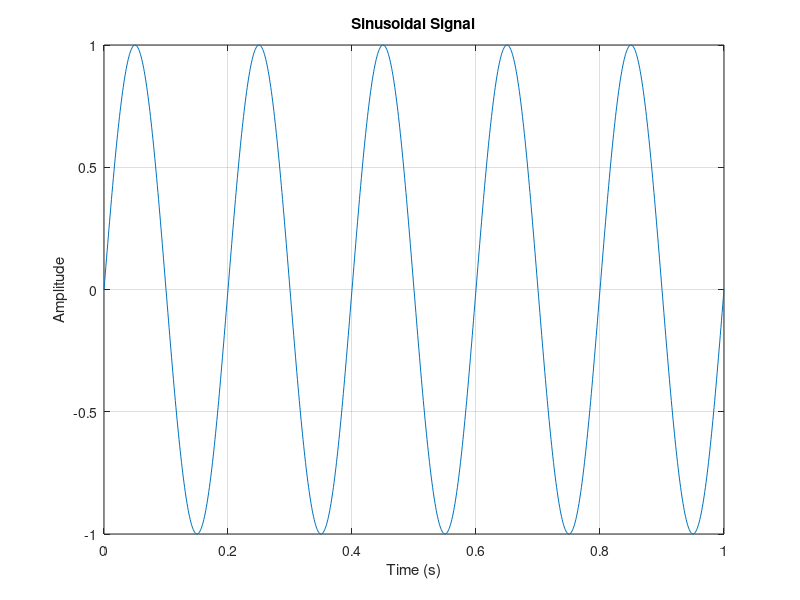
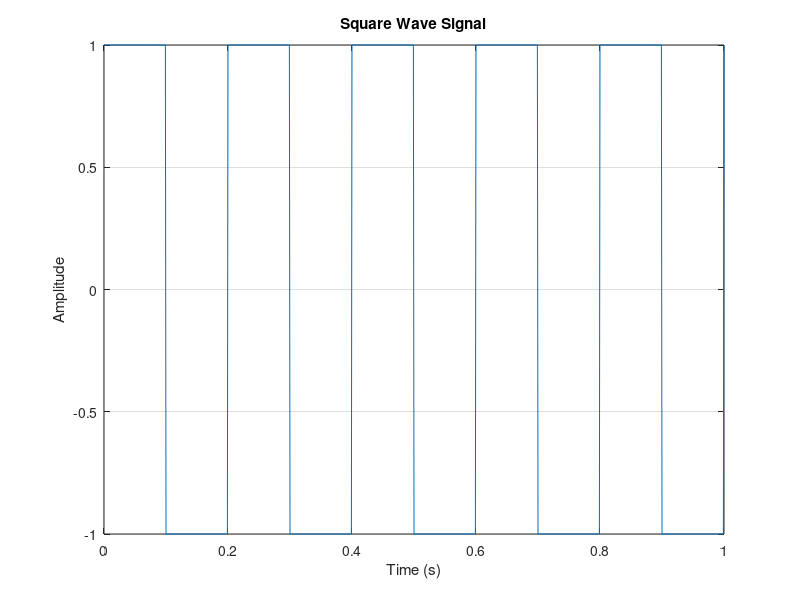
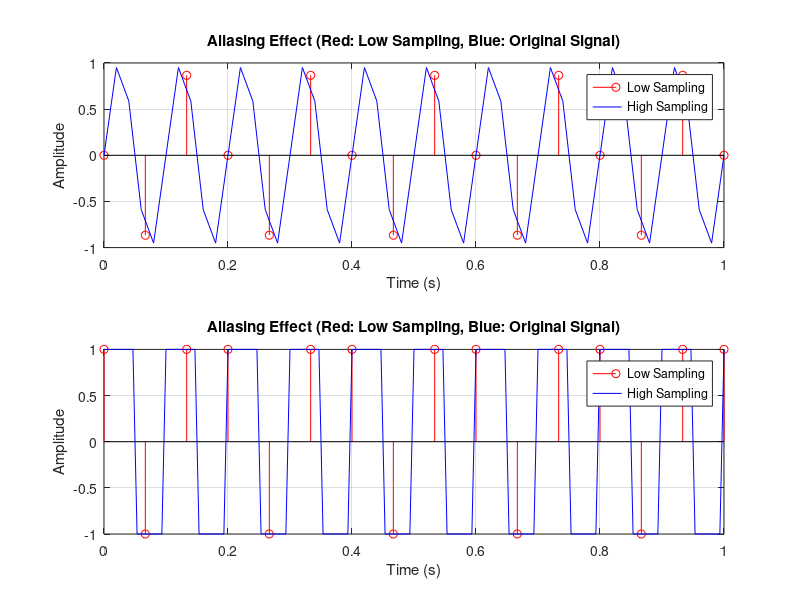
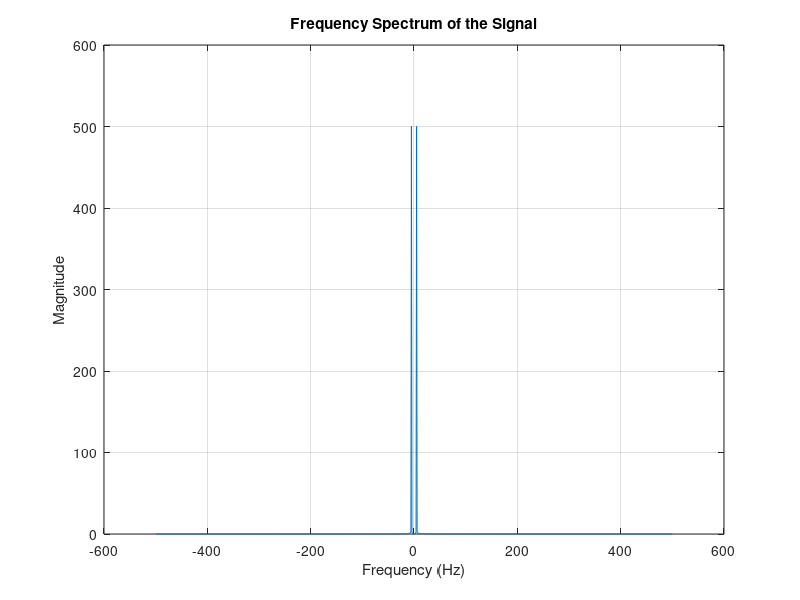

Reproduce these figures in MATLAB, in order.
fs = 1000; 
t = 0:1/fs:1; % Time vector 
f = 5; % Signal frequency 
x = sin(2*pi*f*t); 

figure;
plot(t, x);
xlabel('Time (s)');
ylabel('Amplitude');
title('Sinusoidal Signal');
grid on;

f = 5; % Frequency of the square wave
sq_wave = square(2 * pi * f * t);

figure;
plot(t, sq_wave);
xlabel('Time (s)');
ylabel('Amplitude');
title('Square Wave Signal');
grid on;

%2 Samplig and Aliasing
f_signal = 10; 
fs_low = 15; % Low sampling rate 
fs_high = 50; % High sampling rate

t_low = 0:1/fs_low:1;
t_high = 0:1/fs_high:1;

x_low = sin(2*pi*f_signal*t_low);
x_high = sin(2*pi*f_signal*t_high);

figure;
subplot(2,1,1);
stem(t_low, x_low, 'r'); hold on;
plot(t_high, x_high, 'b');
xlabel('Time (s)'); ylabel('Amplitude');
title('Aliasing Effect (Red: Low Sampling, Blue: Original Signal)');
legend('Low Sampling', 'High Sampling');
grid on;

%on square wave 

f_signal = 10; % Signal frequency
fs_low = 15; % Low sampling rate (below Nyquist rate)
fs_high = 150; % High sampling rate

t_low = 0:1/fs_low:1;
t_high = 0:1/fs_high:1;

x_low = square(2*pi*f_signal*t_low);
x_high = square(2*pi*f_signal*t_high);

subplot(2,1,2);
stem(t_low, x_low, 'r'); hold on;
plot(t_high, x_high, 'b');
xlabel('Time (s)'); ylabel('Amplitude');
title('Aliasing Effect (Red: Low Sampling, Blue: Original Signal)');
legend('Low Sampling', 'High Sampling');
grid on;

%fft 
N = length(x);
X = fft(x);
f_axis = linspace(-fs/2, fs/2, N);

figure;
plot(f_axis, abs(fftshift(X)));
xlabel('Frequency (Hz)');
ylabel('Magnitude');
title('Frequency Spectrum of the Signal');
grid on;





